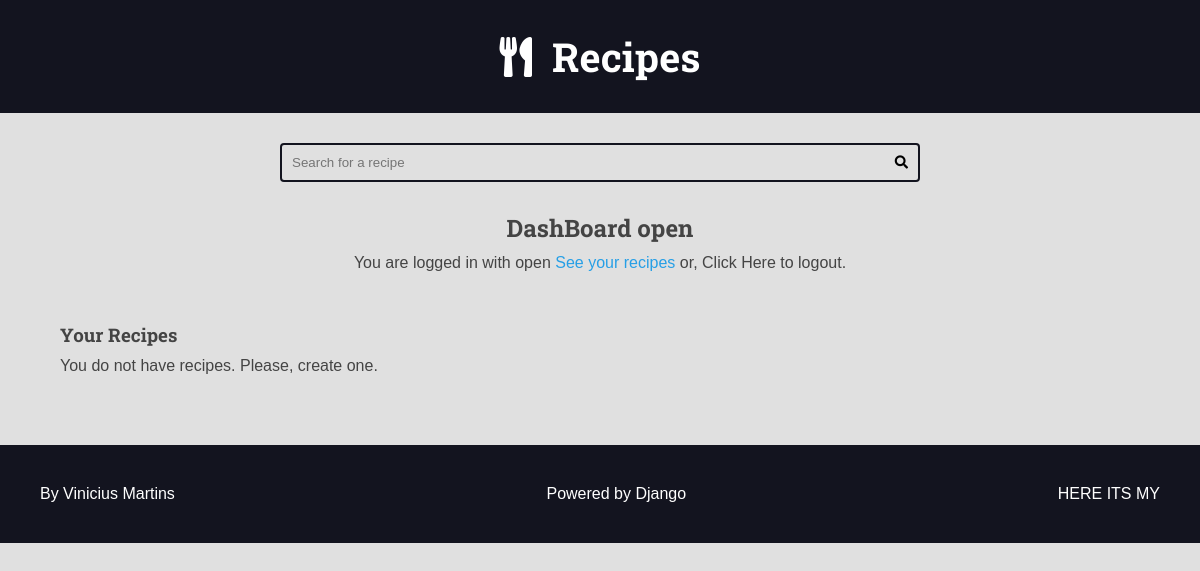
The app's page /authors/dashboard/ (signed in), older data.
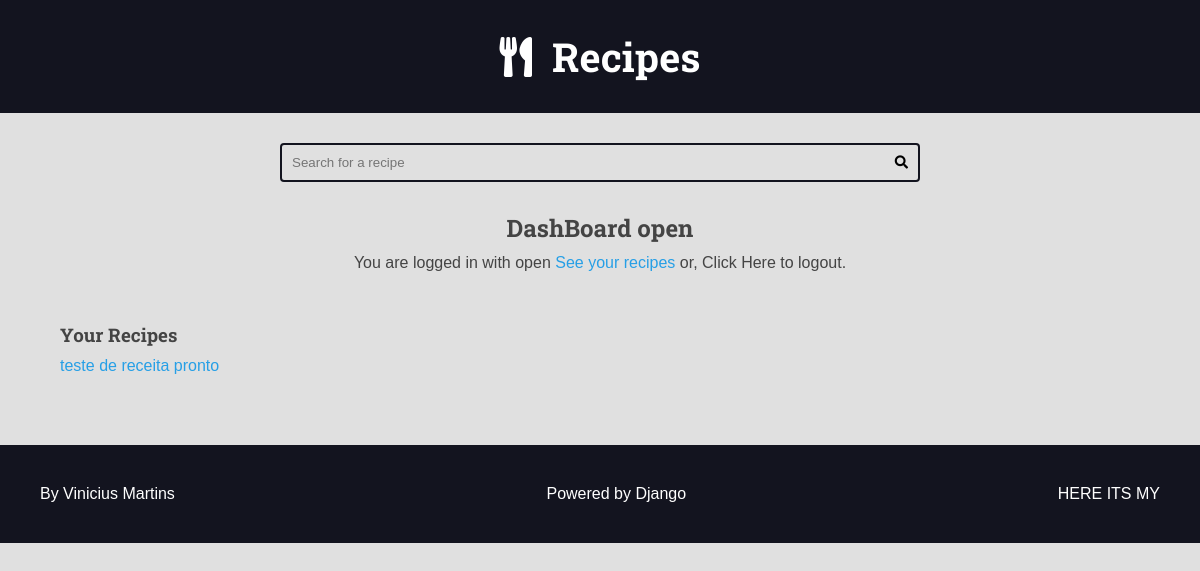
The same page, newer data.
### recipes/models.py (models this page shows, shortened)
class Recipe(models.Model):
    title = models.CharField(max_length=65)
    description = models.CharField(max_length=165)
    slug = models.SlugField(unique=True)
    preparation_time = models.IntegerField()
    preparation_time_unit = models.CharField(max_length=65)
    servings = models.IntegerField()
    servings_unit = models.CharField(max_length=65)
    preparation_steps = models.TextField()
    preparation_steps_is_html = models.BooleanField(default=False)
    created_at = models.DateTimeField(auto_now_add=True)
    updated_at = models.DateTimeField(auto_now=True)
    is_published = models.BooleanField(default=False)
    cover = models.ImageField(upload_to='recipes/covers/%Y/%m/%d/', blank=True, default='')
    category = models.ForeignKey(
        Category, on_delete=models.SET_NULL, null=True, blank=True, default=None,
    )
    author = models.ForeignKey(
        User, on_delete=models.SET_NULL, null=True
    )

### authors/views.py (the view)
# urls.py: path('dashboard/', views.dashboard, name='dashboard'),
@login_required(login_url='authors:login', redirect_field_name='next')
def dashboard(request):
    recipes = Recipe.objects.filter(
        is_published=False,
        author=request.user,
    )
    return render(
        request, 'authors/pages/dashboard.html',
        context={
            'recipes': recipes,
        }
    )

### authors/templates/authors/pages/dashboard.html (shortened to what this page needs)
{% extends 'global/base.html' %}
{% block content %}
  <div class="main-content center container">
    <h2>DashBoard {{ user }}</h2>
    {% include 'authors/partials/login_message.html' %}
    <div class="authors-dashboard-container">
      <h3>Your Recipes</h3>
    <ul>
      {% for recipe in recipes %}
        <li>
          <a href="{% url 'authors:dashboard_recipe_edit' recipe.id %}"> {{recipe.title}}</a>
        </li>
        {% empty %}
          <li>
            <p>You do not have recipes. Please, create one.</p>
          </li>
      {% endfor %}
    </ul>
    </div>
  </div>
  {% endblock content %}

### base_templates/global/base.html (shortened to what this page needs)
<!DOCTYPE html>
<html lang="pt-BR">
<head>
    {% include 'global/partials/head.html' %}
</head>
<body>
    {% include 'global/partials/header.html' %}
    {% include 'global/partials/search.html' %}
    <main class="main-content-container">
        {% block content %}{% endblock content %}
    </main>
    {% include 'global/partials/footer.html' %}
</body>
</html>

### base_templates/global/partials/head.html (shortened to what this page needs)
{% load static %}
<link rel="stylesheet" href="https://cdnjs.cloudflare.com/ajax/libs/font-awesome/5.15.4/css/fontawesome.min.css"
 />
<link rel="stylesheet" href="https://cdnjs.cloudflare.com/ajax/libs/font-awesome/5.15.4/css/brands.min.css"
 />
<link rel="stylesheet" href="https://cdnjs.cloudflare.com/ajax/libs/font-awesome/5.15.4/css/solid.min.css"
 />
<link rel="stylesheet" href="{% static 'global/css/styles.css' %}">
<link rel="stylesheet" href="{% static 'global/css/global-style.css' %}">

### base_templates/global/partials/header.html
<header class="main-header-container">
    <div class="main-header container">
        <h1>
            <a class="main-logo" href="{% url 'recipes:home' %}">
                <i class="fas fa-utensils main-logo-icon"></i>
                <span class="main-logo-text">Recipes</span>
            </a>
        </h1>
    </div>
</header>

### base_templates/global/partials/search.html
<div class="search-container">
    <div class="container">
        <form action="{% url 'recipes:search' %}" method="GET" class="search-form">
            <input
                type="search" class="search-input" name="search"
                value="{{ search_term }}" required placeholder="Search for a recipe">
            <button type="submit" class="search-button"><i class="fas fa-search"></i></button>
        </form>
    </div>
</div>

### authors/templates/authors/partials/login_message.html (shortened to what this page needs)
{% if request.user.is_authenticated %}
<div class="login-message">
  You are logged in with
  {{request.user.username}}
  <a href="{% url 'authors:dashboard' %}"> See your recipes </a>or,
  <form class="inline-form" action="{% url 'authors:logout' %}" method='POST'>
    <button type="submit" class="plaintext-button">Click Here</button>
  </form> to logout.
</div>
{% endif %}

### base_templates/global/partials/footer.html
<footer class="main-footer">
  <div class="developer">
    <a href="https://www.facebook.com/vinicius.martins.1804" target="_blank" rel="noreferrer noopener">By Vinicius Martins</a>
  </div>
  <div class="powered">
    <a href="https://www.djangoproject.com/" target="_blank" rel="noreferrer noopener">Powered by Django</a>
  </div>
  <nav class="navigation-social-medias">
    <a href="https://github.com/viniciusMartinsP" aria-label="Find me on Github"
      target="_blank" class="link-without-decoration"> HERE ITS MY </a>
  </nav>
</footer>

### base_static/global/css/styles.css (style rules this page uses)
:root { --color-primary: #269fe6; --color-primary-hover: #2086c2; --color-primary-dark: #13141f; --color-primary-dark-hover: #212336; --color-primary-light: #d4ecfa; --color-primary-light-hover: #bdd8e7; --color-white: #fff; --color-black: #000; --color-dark-text: #444; --color-info-light: #cce5ff; --color-debug-light: #cce5ff; --color-success-light: #d4edda; --color-alert-light: #fff3cd; --color-warning-light: #fff3cd; --color-error-light: #f8d7da; --color-info-dark: #4d86c4; --color-debug-dark: #4d86c4; --color-success-dark: #4a9c5d; --color-alert-dark: #927f40; --color-warning-dark: #927f40; --color-error-dark: #da525d; --color-gray-0: #f9f9f9; --color-gray-1: #e0e0e0; --color-gray-2: #c7c7c7; --color-gray-3: #aeaeae; --color-gray-4: #959595; --color-gray-5: #7d7d7d; --color-gray-6: #646464; --color-gray-7: #4b4b4b; --color-gray-8: #323232; --color-gray-9: #191919; --font-primary: sans-serif; --font-headings: 'Roboto Slab', serif; --spacing-gutter-medium: 3rem; --spacing-gutter-large: 4rem; }
* { padding: 0; margin: 0; box-sizing: border-box; }
html { font-size: 62.5%; }
body { font-size: 1.6rem; font-family: var(--font-primary); background: var(--color-gray-1); color: var(--color-dark-text); }
h1, h2, h3, h4, h5, h6 { font-family: var(--font-headings); }
a { color: var(--color-primary); text-decoration: none; }
.container { max-width: 144rem; margin: 0 auto; padding: var(--spacing-gutter-medium); }
.main-header-container { background: var(--color-primary-dark); }
.main-logo { font-size: 4rem; color: var(--color-white); text-decoration: none; display: flex; flex-flow: row nowrap; align-items: center; justify-content: center; width: fit-content; margin: 0 auto; }
.main-logo-icon { margin-right: 2rem; }
.search-form { border: 0.2rem solid var(--color-primary-dark); max-width: 64rem; margin: 0 auto; border-radius: 0.4rem; position: relative; transition: all 300ms ease-in-out; }
.search-input, .search-button { border: none; background: none; outline: none; padding: 1rem; transition: all 300ms ease-in-out; }
.search-input { width: 100%; padding-right: 3rem; }
.search-button { position: absolute; top: 0; right: 0; }
.main-content { padding-top: 0; }
.main-footer { display: flex; align-items: center; justify-content: space-between; background: var(--color-primary-dark); color: var(--color-white); padding: var(--spacing-gutter-large); }
.main-footer a { color: var(--color-white); text-decoration: none; transition: all 300ms ease-in-out; }
.inline-form { display: inline; }
.plaintext-button { display: inline; border: none; background: none; cursor: pointer; color: var(--font-primary); font-size: 1.6rem; }
.login-message { margin: 1rem 0; }
.authors-dashboard-container { max-width: 64rem; text-align: left; padding: var(--spacing-gutter-medium); }
.authors-dashboard-container h3, .authors-dashboard-container p, .authors-dashboard-container ul { list-style-type: none; margin: 1rem 0; }
.center { text-align: center; }

Row changes from the older to the newer data that the page shows:
added Recipe: title "teste de receita pronto"
Text that changed along with them:
text no longer shown: "You do not have recipes. Please, create one."
